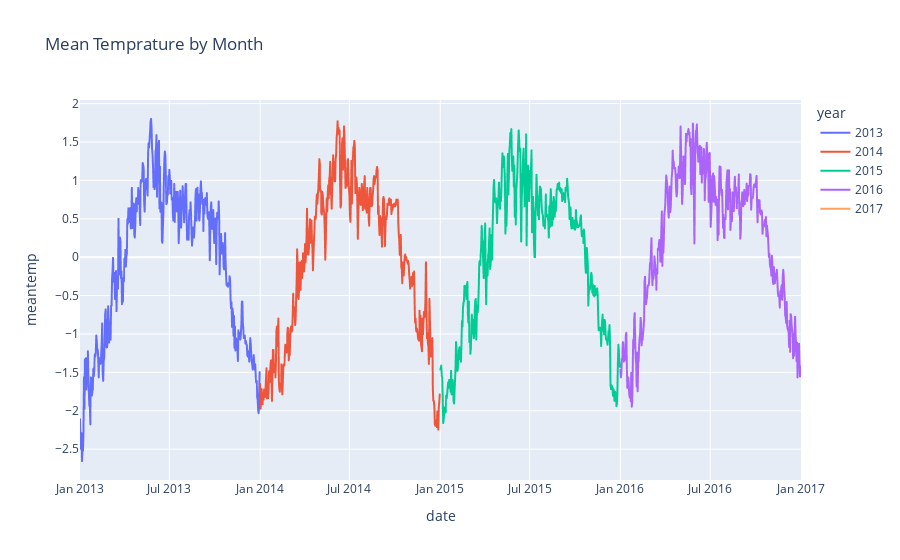

Notebook source saved alongside this figure:
### Code cell
fig = px.line(df_scaled, x=df_scaled.index, y='meantemp', color='year', title='Mean Temprature by Month')
fig.show()

### Figure 1 — Plotly figure (JSON) as saved in the notebook; plotly's stock layout.template omitted (floating-point values rounded to 4 significant figures; data arrays with more than 128 entries replaced by an {"elided": "..."} marker saying what was removed)
{"data": [{"hovertemplate": "year=2013<br>date=%{x}<br>meantemp=%{y}<extra></extra>", "legendgroup": "2013", "line": {"color": "#636efa", "dash": "solid"}, "marker": {"symbol": "circle"}, "mode": "lines", "name": "2013", "showlegend": true, "type": "scattergl", "x": {"elided": "365 str values"}, "xaxis": "x", "y": {"elided": "365 float values"}, "yaxis": "y"}, {"hovertemplate": "year=2014<br>date=%{x}<br>meantemp=%{y}<extra></extra>", "legendgroup": "2014", "line": {"color": "#EF553B", "dash": "solid"}, "marker": {"symbol": "circle"}, "mode": "lines", "name": "2014", "showlegend": true, "type": "scattergl", "x": {"elided": "365 str values"}, "xaxis": "x", "y": {"elided": "365 float values"}, "yaxis": "y"}, {"hovertemplate": "year=2015<br>date=%{x}<br>meantemp=%{y}<extra></extra>", "legendgroup": "2015", "line": {"color": "#00cc96", "dash": "solid"}, "marker": {"symbol": "circle"}, "mode": "lines", "name": "2015", "showlegend": true, "type": "scattergl", "x": {"elided": "365 str values"}, "xaxis": "x", "y": {"elided": "365 float values"}, "yaxis": "y"}, {"hovertemplate": "year=2016<br>date=%{x}<br>meantemp=%{y}<extra></extra>", "legendgroup": "2016", "line": {"color": "#ab63fa", "dash": "solid"}, "marker": {"symbol": "circle"}, "mode": "lines", "name": "2016", "showlegend": true, "type": "scattergl", "x": {"elided": "366 str values"}, "xaxis": "x", "y": {"elided": "366 float values"}, "yaxis": "y"}, {"hovertemplate": "year=2017<br>date=%{x}<br>meantemp=%{y}<extra></extra>", "legendgroup": "2017", "line": {"color": "#FFA15A", "dash": "solid"}, "marker": {"symbol": "circle"}, "mode": "lines", "name": "2017", "showlegend": true, "type": "scattergl", "x": ["2017-01-01T00:00:00"], "xaxis": "x", "y": [-2.11], "yaxis": "y"}], "layout": {"legend": {"title": {"text": "year"}, "tracegroupgap": 0}, "title": {"text": "Mean Temprature by Month"}, "xaxis": {"anchor": "y", "domain": [0, 1], "title": {"text": "date"}}, "yaxis": {"anchor": "x", "domain": [0, 1], "title": {"text": "meantemp"}}}}
